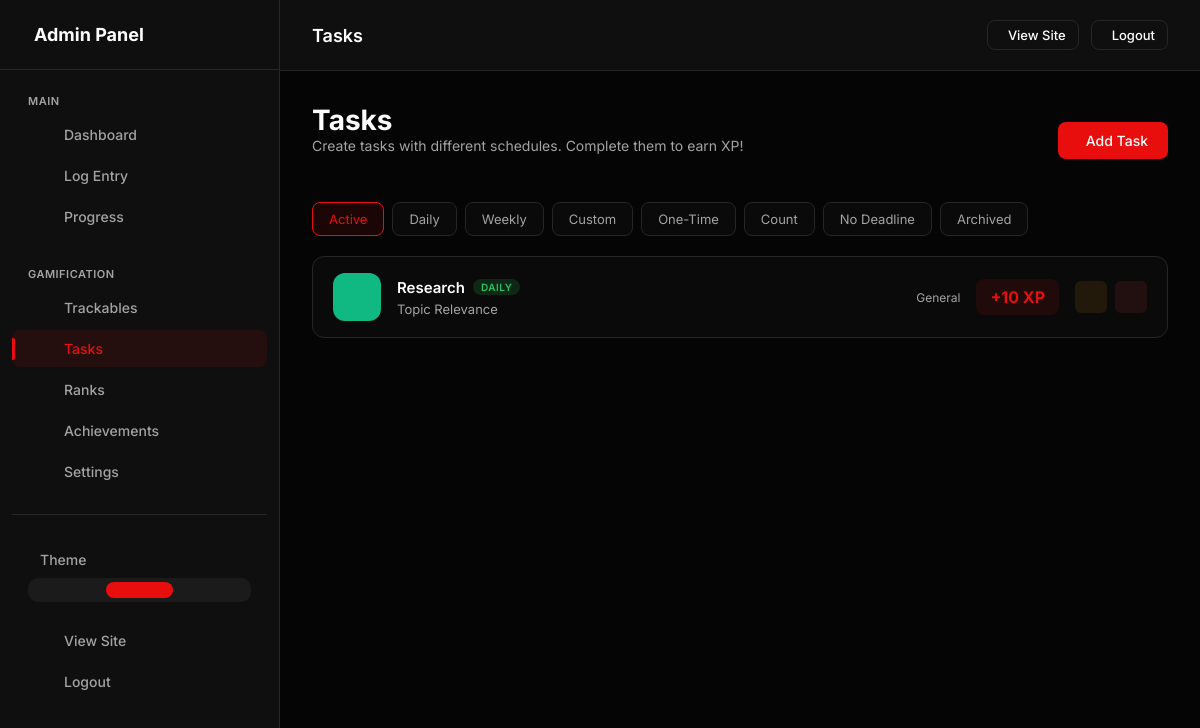
Page /admin/daily-tasks (signed in) on the earlier database version.
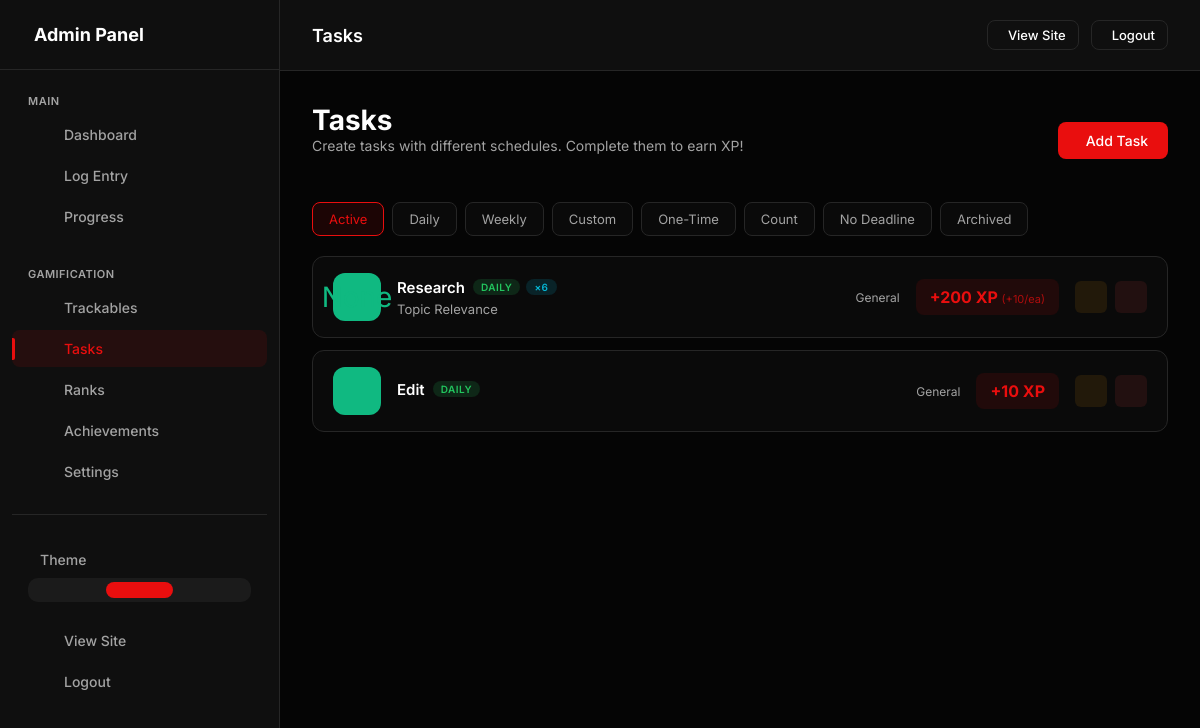
Same page on the later database version.
### models.py (models this page shows, shortened)
class UserDailyTask(db.Model):
    __tablename__ = 'user_daily_tasks'
    id = db.Column(db.Integer, primary_key=True)
    user_id = db.Column(db.Integer, db.ForeignKey('users.id'), nullable=False, index=True)
    name = db.Column(db.String(100), nullable=False)
    slug = db.Column(db.String(100), nullable=False)
    description = db.Column(db.String(500))
    task_type = db.Column(db.String(20), default='normal')  # 'normal', 'count'
    target_count = db.Column(db.Integer, default=1)  # For count tasks: how many times to complete
    repeat_type = db.Column(db.String(20), default='daily')
    repeat_interval = db.Column(db.Integer, default=1)  # For 'custom': every X units
    repeat_unit = db.Column(db.String(10), default='day')  # 'day', 'week', 'month'
    repeat_days = db.Column(db.String(50))  # For 'weekly': JSON array like "[1,3,5]" for Mon/Wed/Fri
    repeat_day_of_month = db.Column(db.Integer)  # For 'monthly': which day (1-31)
    due_date = db.Column(db.Date)  # For 'once' tasks: when it's due
    completed_date = db.Column(db.Date)  # For 'once' tasks: when completed
    ebbinghaus_level = db.Column(db.Integer, default=0)  # Current level in spaced repetition
    next_due_date = db.Column(db.Date)  # When the task is next due
    xp_value = db.Column(db.Integer, default=10)
    xp_per_count = db.Column(db.Integer, default=0)  # For count tasks: XP per completion (0 = only on full completion)
    streak_bonus = db.Column(db.Boolean, default=True)  # Eligible for streak bonuses
    icon = db.Column(db.String(50), default='ph-check-circle')
    color = db.Column(db.String(20), default='#10b981')
    emoji = db.Column(db.String(10))
    display_order = db.Column(db.Integer, default=0)
    is_active = db.Column(db.Boolean, default=True)
    is_pinned = db.Column(db.Boolean, default=False)
    category = db.Column(db.String(50), default='general')  # 'health', 'work', 'learning', 'habits', 'general'
    created_at = db.Column(db.DateTime, default=datetime.utcnow)
    updated_at = db.Column(db.DateTime, default=datetime.utcnow, onupdate=datetime.utcnow)
    completions = db.relationship('TaskCompletion', backref='task', lazy=True, cascade='all, delete-orphan')

### app.py (the view)
    @app.route('/admin/daily-tasks')
    @admin_required
    def admin_daily_tasks():
        tasks = UserDailyTask.query.filter_by(
            user_id=current_user.id
        ).order_by(UserDailyTask.display_order).all()
        return render_template('admin/daily_tasks.html', tasks=tasks)

### templates/admin/daily_tasks.html (shortened to what this page needs)
{% extends "admin/base.html" %}
{% block page_title %}Tasks{% endblock %}
{% block content %}
<div class="page-header">
    <div>
        <h1 class="page-title">Tasks</h1>
        <p class="page-intro">Create tasks with different schedules. Complete them to earn XP!</p>
    </div>
    <div class="page-actions">
        <a href="{{ url_for('admin_daily_task_add') }}" class="btn btn-primary">
             Add Task
        </a>
    </div>
</div>
<div class="filter-tabs">
    <button class="filter-tab active" data-filter="all">Active</button>
    <button class="filter-tab" data-filter="daily">Daily</button>
    <button class="filter-tab" data-filter="weekly">Weekly</button>
    <button class="filter-tab" data-filter="custom">Custom</button>
    <button class="filter-tab" data-filter="once">One-Time</button>
    <button class="filter-tab" data-filter="count">Count</button>
    <button class="filter-tab" data-filter="none">No Deadline</button>
    <button class="filter-tab" data-filter="archived">Archived</button>
</div>
{% if tasks %}
<div class="tasks-list">
    {% for task in tasks %}
    {% set is_archived = task.completed_date and task.repeat_type in ('once', 'none') %}
    <div class="task-row {% if not task.is_active %}inactive{% endif %} {% if task.is_pinned %}pinned{% endif %} {% if is_archived %}archived{% endif %}"
         data-repeat="{{ task.repeat_type }}" data-type="{{ task.task_type }}" data-archived="{{ 'true' if is_archived else 'false' }}"
         {% if is_archived %}style="opacity: 0.6;"{% endif %}>
        <div class="task-icon-box" style="background: {{ task.color }}; color: {{ task.color }}">
            {% if task.emoji %}
            <span style="font-size: 28px;">{{ task.emoji }}</span>
            {% else %}
            <i class="{{ task.icon }}"></i>
            {% endif %}
        </div>
        <div class="task-info">
            <div class="task-name">
                {{ task.name }}
                <div class="task-badges">
                    <span class="task-badge repeat-{{ task.repeat_type }}">
                        {% if task.repeat_type == 'none' %}No Deadline
                        {% elif task.repeat_type == 'daily' %}Daily
                        {% elif task.repeat_type == 'weekdays' %}Weekdays
                        {% elif task.repeat_type == 'weekends' %}Weekends
                        {% elif task.repeat_type == 'weekly' %}Weekly
                        {% elif task.repeat_type == 'monthly' %}Monthly
                        {% elif task.repeat_type == 'yearly' %}Yearly
                        {% elif task.repeat_type == 'custom' %}Every {{ task.repeat_interval }} {{ task.repeat_unit or 'day' }}{% if task.repeat_interval > 1 %}s{% endif %}
                        {% elif task.repeat_type == 'once' %}One-Time
                        {% elif task.repeat_type == 'ebbinghaus' %}Spaced
                        {% elif task.repeat_type == 'unlimited' %}Unlimited
                        {% else %}{{ task.repeat_type|capitalize }}
                        {% endif %}
                    </span>
                    {% if task.task_type == 'count' %}
                    <span class="task-badge type-count">×{{ task.target_count }}</span>
                    {% endif %}
                </div>
            </div>
            {% if task.description %}
            <div class="task-description">{{ task.description }}</div>
            {% endif %}
        </div>
        <div class="task-meta">
            <span class="task-category">
                 {{ task.category|capitalize }}
            </span>
            <div class="task-xp">
                +{{ task.xp_value }} XP
                {% if task.task_type == 'count' and task.xp_per_count > 0 %}
                <span style="font-size: 11px; font-weight: 400; opacity: 0.7;">(+{{ task.xp_per_count }}/ea)</span>
                {% endif %}
            </div>
        </div>
        <div class="task-actions">
            <a href="{{ url_for('admin_daily_task_edit', id=task.id) }}" class="action-btn edit" title="Edit">
            </a>
            <form action="{{ url_for('admin_daily_task_delete', id=task.id) }}" method="post"
                  onsubmit="return confirmDelete(this, 'Task')" style="display: inline;">
                <button type="submit" class="action-btn delete" title="Delete">
                </button>
            </form>
        </div>
    </div>
    {% endfor %}
</div>
{% endif %}
{% endblock %}

### templates/admin/base.html (shortened to what this page needs)
<!DOCTYPE html>
<html lang="en">
<head>
</head>
<body>
    {% if current_user.is_authenticated %}
    <div class="admin-layout">
        <aside class="admin-sidebar" id="adminSidebar">
            <div class="sidebar-header">
                <h2> Admin Panel</h2>
            </div>
            <nav class="sidebar-nav">
                <div class="nav-group">
                    <div class="nav-group-label">Main</div>
                    <a href="{{ url_for('admin_dashboard') }}" class="nav-item" data-route="dashboard"><span>Dashboard</span></a>
                    <a href="{{ url_for('admin_log_entry') }}" class="nav-item" data-route="log"><span>Log Entry</span></a>
                    <a href="{{ url_for('admin_progress') }}" class="nav-item" data-route="progress"><span>Progress</span></a>
                </div>
                <div class="nav-group">
                    <div class="nav-group-label">Gamification</div>
                    <a href="{{ url_for('admin_trackables') }}" class="nav-item" data-route="trackable"><span>Trackables</span></a>
                    <a href="{{ url_for('admin_daily_tasks') }}" class="nav-item" data-route="daily-task"><span>Tasks</span></a>
                    <a href="{{ url_for('admin_ranks') }}" class="nav-item" data-route="ranks"><span>Ranks</span></a>
                    <a href="{{ url_for('admin_achievements') }}" class="nav-item" data-route="achievement"><span>Achievements</span></a>
                    <a href="{{ url_for('admin_settings') }}" class="nav-item" data-route="settings"><span>Settings</span></a>
                </div>
                <div class="nav-group" style="margin-top: auto; padding-top: 24px; border-top: 1px solid var(--border);">
                    <div class="theme-toggle-wrapper">
                        <div class="theme-toggle-label">
                            <span>Theme</span>
                        </div>
                        <div class="theme-toggle-options">
                            <button class="theme-option" data-theme="light" title="Light">
                            </button>
                            <button class="theme-option" data-theme="dark" title="Dark">
                            </button>
                            <button class="theme-option" data-theme="system" title="System">
                            </button>
                        </div>
                    </div>
                    <a href="{{ url_for('index') }}" class="nav-item"><span>View Site</span></a>
                    <a href="{{ url_for('admin_logout') }}" class="nav-item"><span>Logout</span></a>
                </div>
            </nav>
        </aside>
        <div class="admin-main">
            <header class="admin-header">
                <div>
                    <h1 style="font-size: 18px; font-weight: 600;">{% block page_title %}Admin Panel{% endblock %}</h1>
                </div>
                <div style="display: flex; gap: 12px; align-items: center;">
                    <a href="{{ url_for('index') }}" class="btn btn-outline btn-sm">View Site</a>
                    <a href="{{ url_for('admin_logout') }}" class="btn btn-outline btn-sm">Logout</a>
                </div>
            </header>
            <main class="admin-content">
                {% block content %}{% endblock %}
            </main>
        </div>
    </div>
    {% endif %}
</body>
</html>

### templates/admin/base.html (style rules this page uses)
:root, [data-theme="dark"] { --bg-body: #050505; --bg-card: #0f0f0f; --bg-card-hover: #141414; --border: #262626; --accent: #e90e0e; --accent-rgb: 233, 14, 14; --accent-hover: #c70202; --text-main: #ffffff; --text-muted: #a3a3a3; --font-sans: 'Inter', sans-serif; --font-mono: 'JetBrains Mono', monospace; --success: #10b981; --warning: #f59e0b; --danger: #ef4444; }
[data-theme="light"] { --bg-body: #f5f5f5; --bg-card: #ffffff; --bg-card-hover: #fafafa; --border: #e5e5e5; --accent: #dc2626; --accent-hover: #b91c1c; --text-main: #171717; --text-muted: #737373; }
@media (prefers-color-scheme: light) { [data-theme="system"] { --bg-body: #f5f5f5; --bg-card: #ffffff; --bg-card-hover: #fafafa; --border: #e5e5e5; --accent: #dc2626; --accent-hover: #b91c1c; --text-main: #171717; --text-muted: #737373; } }
* { margin: 0; padding: 0; box-sizing: border-box; }
body { background-color: var(--bg-body); color: var(--text-main); font-family: var(--font-sans); overflow-x: hidden; -webkit-font-smoothing: antialiased; min-height: 100vh; }
a { text-decoration: none; color: inherit; transition: 0.3s; }
button { border: none; background: none; cursor: pointer; font-family: inherit; }
.admin-layout { display: flex; min-height: 100vh; }
.admin-sidebar { width: 280px; background: var(--bg-card); border-right: 1px solid var(--border); position: fixed; left: 0; top: 0; height: 100vh; overflow-y: auto; transition: transform 0.3s ease; z-index: 100; }
.sidebar-header { padding: 24px; border-bottom: 1px solid var(--border); display: flex; align-items: center; gap: 12px; }
.sidebar-header h2 { font-size: 18px; font-weight: 700; display: flex; align-items: center; gap: 10px; }
.sidebar-nav { padding: 16px 12px; }
.nav-group { margin-bottom: 24px; }
.nav-group-label { font-size: 11px; text-transform: uppercase; letter-spacing: 0.5px; color: var(--text-muted); padding: 8px 16px; font-weight: 600; }
.nav-item { display: flex; align-items: center; gap: 12px; padding: 10px 16px; border-radius: 8px; color: var(--text-muted); transition: all 0.2s; margin-bottom: 4px; font-size: 14px; font-weight: 500; position: relative; }
.nav-item.active { background: rgba(var(--accent-rgb), 0.1); color: var(--accent); }
.nav-item.active::before { content: ''; position: absolute; left: 0; top: 50%; transform: translateY(-50%); width: 3px; height: 60%; background: var(--accent); border-radius: 0 2px 2px 0; }
.theme-toggle-wrapper { padding: 12px 16px; margin-bottom: 8px; }
.theme-toggle-label { display: flex; align-items: center; gap: 12px; font-size: 14px; font-weight: 500; color: var(--text-muted); margin-bottom: 10px; }
.theme-toggle-options { display: flex; gap: 6px; background: rgba(255,255,255,0.05); padding: 4px; border-radius: 10px; }
.theme-option { flex: 1; padding: 8px; border: none; background: transparent; color: var(--text-muted); border-radius: 8px; cursor: pointer; transition: all 0.2s; display: flex; align-items: center; justify-content: center; font-size: 18px; }
.theme-option.active { background: var(--accent); color: #fff; }
.admin-main { flex: 1; margin-left: 280px; min-height: 100vh; position: relative; z-index: 1; overflow-x: hidden; max-width: calc(100vw - 280px); }
.admin-header { background: var(--bg-card); border-bottom: 1px solid var(--border); padding: 20px 32px; position: sticky; top: 0; z-index: 90; display: flex; justify-content: space-between; align-items: center; }
.admin-content { padding: 32px; overflow-x: hidden; max-width: 100%; box-sizing: border-box; }
.page-header { display: flex; justify-content: space-between; align-items: center; margin-bottom: 24px; flex-wrap: wrap; gap: 16px; }
.page-title { font-size: 28px; font-weight: 700; }
.page-actions { display: flex; gap: 12px; align-items: center; }
.action-btn { width: 32px; height: 32px; border-radius: 6px; display: flex; align-items: center; justify-content: center; transition: all 0.2s; cursor: pointer; border: 1px solid transparent; }
.action-btn.edit { background: rgba(245,158,11,0.1); color: #f59e0b; }
.action-btn.delete { background: rgba(239,68,68,0.1); color: #ef4444; }
.btn { padding: 10px 20px; border-radius: 8px; font-size: 14px; font-weight: 500; transition: all 0.3s ease; display: inline-flex; align-items: center; gap: 8px; cursor: pointer; border: none; }
.btn-primary { background: var(--accent); color: #fff; }
.btn-outline { border: 1px solid var(--border); color: var(--text-main); background: transparent; }
.btn-sm { padding: 6px 12px; font-size: 13px; }

Differences in the rows shown:
changed UserDailyTask "Research": emoji (not shown) → "None"; task_type "normal" → "count" (drawn); target_count (not shown) → "6"; xp_value "10" → "200"; xp_per_count (not shown) → "10"
added UserDailyTask: name "Edit", repeat_type "DAILY", category "General", xp_value "10"
